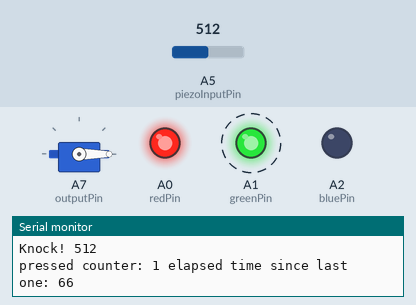
Recording of a sketch running on a simulated Arduino Nano, built with avr-gcc and run on an emulated ATmega328P. Parts: servo, output pins drawn as LEDs (lit = HIGH), the last lines printed to the serial monitor. Dashed ring = blinking. The test bench sets the inputs (shaded band); at power-on: A5 (piezoInputPin) = 512.

Above: at 1.28 s.
1.3 s: A5 (piezoInputPin) set to 32
4.3 s: A5 (piezoInputPin) set to 29
At 5.4 s:
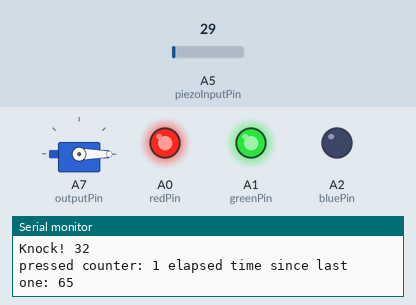
5.8 s: A5 (piezoInputPin) set to 1023
At 6.02 s:
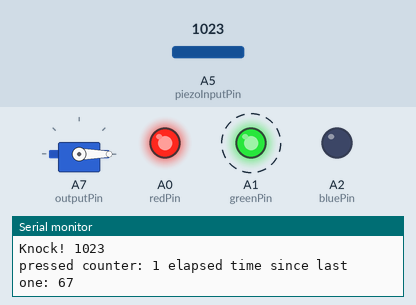
8.8 s: A5 (piezoInputPin) set to 20
Timing chart, 0 to 11.3 s (numbered marks = the images above; inputs shaded):
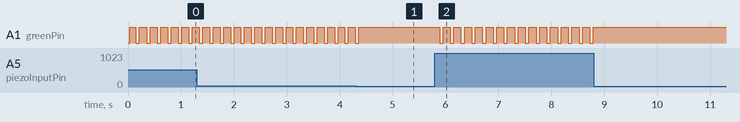

The sketch:

Midterm.ino
```cpp
#include <Servo.h>

const int outputPin = A7;
const int piezoInputPin = A5;
const int redPin = A0;
const int greenPin = A1;
const int bluePin = A2;

int piezoRead;
int piezoMaximum = 0;
int val, mappedVal;
unsigned long previousTime, elapsedTime;
int knockCounter;
unsigned long initialDelay;

Servo myservo;

void setup() {
  Serial.begin(9600);
  Serial.println(F("Starting"));

  myservo.attach(outputPin);
  myservo.write(0);
  pinMode(piezoInputPin, INPUT);
  pinMode(redPin, OUTPUT);
  pinMode(greenPin, OUTPUT);
  pinMode(bluePin, OUTPUT);

  knockCounter = 0;
  previousTime = millis();
  analogWrite(redPin, 255);
  analogWrite(greenPin, 0);
  analogWrite(bluePin, 0);
}

void loop() {
  // Read piezo
  piezoRead = analogRead(piezoInputPin);
  if(piezoRead > 30){
    Serial.print(F("Knock! "));
    Serial.println(piezoRead);
    delay(30);
    knockCounter++;
    elapsedTime = millis() - previousTime;
    previousTime = millis();
    if(knockCounter <= 2){
      initialDelay = elapsedTime;
    }else{
      if(knockCounter == 3 || knockCounter == 4){
        // check that elapsedTime is half of initialDelay. If it isn't, reset the knock progress
        if(elapsedTime < (initialDelay/2) - (initialDelay/4) or elapsedTime > (initialDelay/2) + (initialDelay/4)){
          knockCounter = 0;
        }
      }else if(knockCounter == 5 || knockCounter == 7){
        // check that elapsedTime is equal to initialDelay. If it isn't, reset the knock progress
        if(elapsedTime < initialDelay - (initialDelay/4) or elapsedTime > initialDelay + (initialDelay/4)){
          knockCounter = 0;
        }else if(knockCounter == 7){
          //open door
          delay(500);
          analogWrite(redPin, 0);
          analogWrite(greenPin, 255);
          analogWrite(bluePin, 0);
//              myservo.write(90);
          for (int pos = 0; pos < 90; pos++) { // goes from 0 degrees to 180 degrees
            // in steps of 1 degree
            myservo.write(pos);              // tell servo to go to position in variable 'pos'
            delay(15);                       // waits 15ms for the servo to reach the position
          }
          delay(5000);
//              myservo.write(0);
          for (int pos = 90; pos > 0; pos--) { // goes from 0 degrees to 180 degrees
            // in steps of 1 degree
            myservo.write(pos);              // tell servo to go to position in variable 'pos'
            delay(15);                       // waits 15ms for the servo to reach the position
          }
          //reset
          knockCounter = 0;
          previousTime = millis();
        }
      }else if(knockCounter == 6){
        // check that elapsedTime is two times initialDelay. If it isn't, reset the knock progress
        if(elapsedTime < (initialDelay*2) - (initialDelay/4) or elapsedTime > (initialDelay*2) + (initialDelay/4)){
          knockCounter = 0;
        }
      }
    }

    Serial.print("pressed counter: ");
    Serial.print(knockCounter);
    Serial.print(" elapsed time since last one: ");
    Serial.println(elapsedTime);
  }

  if(knockCounter < 1){
    analogWrite(redPin, 255);
    analogWrite(greenPin, 0);
    analogWrite(bluePin, 0);
  }else if(knockCounter >= 1 && knockCounter <= 7){
    analogWrite(redPin, 255);
    analogWrite(greenPin, 255);
    analogWrite(bluePin, 0);
  }
}

// Moves servo
// 1023 is open
// 0 is close
//    mappedVal = map(val, 0, 1023, 0, 90);     // scale it to use it with the servo (value between 0 and 180)
//    myservo.write(mappedVal);                  // sets the servo position according to the scaled value
//    delay(1000);
```

Measured:
- the behaviour switches between 31 and 30 on A5 (piezoInputPin) (found by bisection; images 0 and 1)
- after the input at 4.3 s, A1 (greenPin): goes on until 4.4 s, then stays HIGH
- after the input at 5.8 s, A1 (greenPin): alternates HIGH for 0.14 s and LOW for 0.07 s, starting after 0.09 s
- after the input at 8.8 s, A1 (greenPin): stops changing and stays HIGH
- by itself, A1 (greenPin): alternates HIGH for 0.13 s and LOW for 0.07 s
